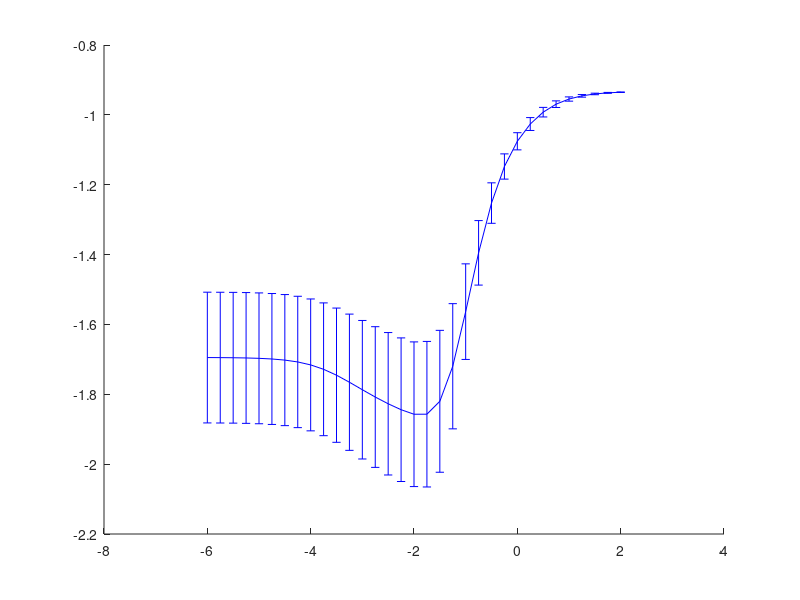

This chart was generated by the following MATLAB code: (Note: this script raises an error after producing the figure.)
addpath ..

clear all
seed=1;
randn('state',seed);
rand('state',seed);
std_noise = 1;

try
    ccc=openfig('polynomial_regression_ridge.fig');
catch
    disp('missing figure file')
end


Xgrid = (-1:.001:1)';
n = 300;
lambdas = 10.^[-6:.25:2];
Ygrid = Xgrid.^2 - .5;
Ygrid_with_noise = Xgrid.^2 - .5 + randn(length(Ygrid),1) * std_noise;
nrep = 32;
for irep=1:nrep
    
    
    Xsample = rand(n,1)*2-1;
    Ysample = Xsample.^2 - .5 + randn(n,1) * std_noise;
    
    
    
    kmax = 5;
    Xdata = ones(n,1);
    Xgriddata = ones(length(Xgrid),1);
    
    for i=0:kmax
        if i<kmax
            Xdata = [ Xdata, Xsample.^(i+1) ];
            Xgriddata = [ Xgriddata, Xgrid.^(i+1) ];
        end
    end
    
    for ilambda = 1:length(lambdas)
        lambda= lambdas(ilambda);
        w = (Xdata' * Xdata + n* lambda * eye(size(Xdata,2))) \ ( Xdata' * Ysample);
        Ygrid_prediction = Xgriddata * w;
        excess_test_error(irep,ilambda) =  mean((Ygrid_prediction-Ygrid).^2);
    end
end

wast = (Xgriddata' * Xgriddata ) \ ( Xgriddata' * Ygrid);
bias = lambdas;
variance = lambdas;
Sigma = Xdata' * Xdata / n;

for ilambda = 1:length(lambdas)
    lambda= lambdas(ilambda);
    
    bias(ilambda) = lambda^2 * wast'* ( Sigma * inv(Xdata' * Xdata/n +   lambda * eye(size(Xdata,2)))^2 ) * wast;
    variance(ilambda) = std_noise.^2 / n * trace( Sigma^2 * inv(Xdata' * Xdata/n +   lambda * eye(size(Xdata,2)))^2);
    
end
errorbar(log10(lambdas),log10(mean(excess_test_error,1)),log10(mean(excess_test_error,1)+std(excess_test_error,1))-log10(mean(excess_test_error,1)),log10(mean(excess_test_error,1)+std(excess_test_error,1))-log10(mean(excess_test_error,1)),'b','linewidth',2); hold on;
plot(log10(lambdas),log10(bias ),'g','linewidth',2);
plot(log10(lambdas),log10( variance),'k','linewidth',2);
plot(log10(lambdas),log10(bias + variance),'r','linewidth',2); hold off;
set(gca,'fontsize',24)
xlabel('log_{10}(\lambda)')
ylabel('log_{10}(excess risk)')
legend('estimated excess risk','theoretical bias','theoretical variance','bias+variance','location','NorthEastOutside');
title('polynomial regression (dim = 5) - Ridge','FontWeight','normal')

axis([min(log10(lambdas)) max(log10(lambdas)) -4.5 -.75])

try
    print('-depsc', 'polynomial_regression_ridge.eps');
    close(ccc)
catch
    disp('missing figure file')
end


